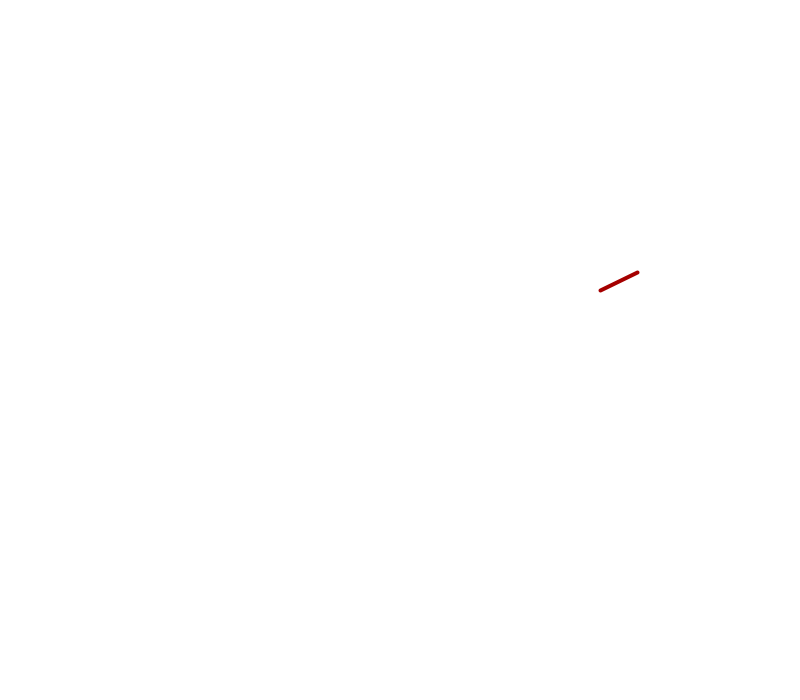
Frame 1 (no input)
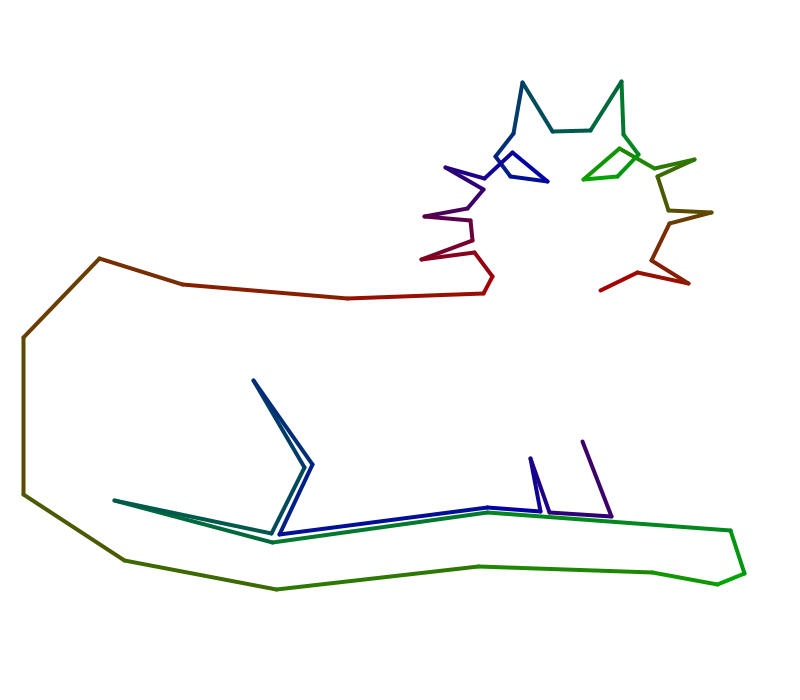
Frame 60 (the mouse pressed at the canvas centre just before this capture)
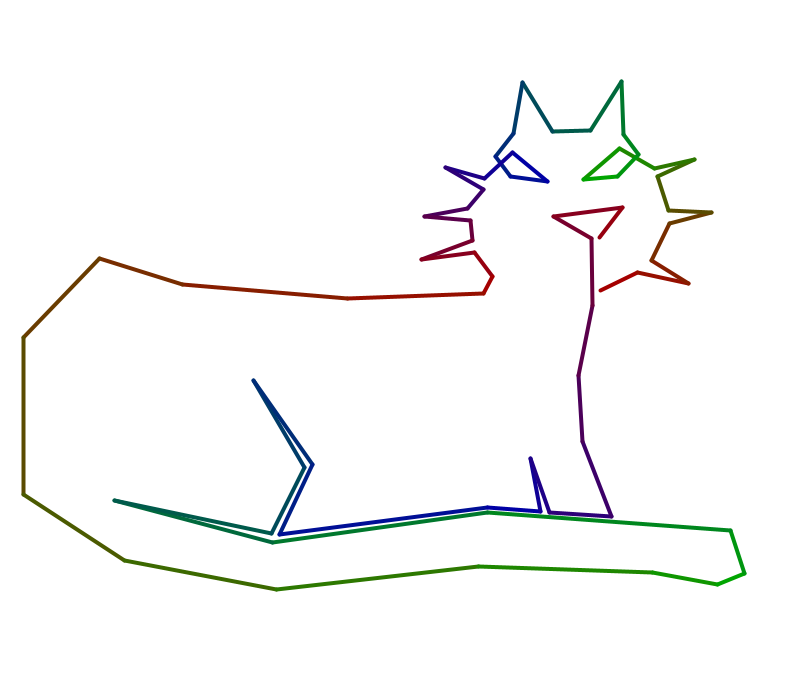
Frame 120 (the mouse held since frame 60 and released just before this capture)

The Processing sketch that drew these frames (run headless with seeded random() and noise(); from frame 60 on, the mouse is pressed at the canvas centre):

// Processing sketch: A22_Layered_Drawing_240310a
// ── A22_Layered_Drawing_240310a.pde
// Nathan Ellis 3/10/2024
// THE PLAN IS SIMPLE:
// create coordinate lists
// link number in list to frame count
// draw lines based on lists
// tell it to stop when it gets to the end of the lists
IntList drawX;
IntList drawY;
int strokeRed = 165;
int strokeGrn = 0;
int strokeBlu = 0;

void setup(){
  // initialize background
  size(800, 700);
  background(255);
}

void draw(){
  // initialize lists
  drawX = new IntList();
  drawX.append(600);
  drawX.append(637);
  drawX.append(688);
  drawX.append(651);
  drawX.append(669);
  drawX.append(711);
  drawX.append(668);
  drawX.append(657);
  drawX.append(694);
  drawX.append(654);
  drawX.append(619);
  drawX.append(583);
  drawX.append(617);
  drawX.append(638);
  drawX.append(623);
  drawX.append(621);
  drawX.append(590);
  drawX.append(552);
  drawX.append(522);
  drawX.append(513);
  drawX.append(495);
  drawX.append(510);
  drawX.append(547);
  drawX.append(512);
  drawX.append(484);
  drawX.append(445);
  drawX.append(483);
  drawX.append(467);
  drawX.append(424);
  drawX.append(470);
  drawX.append(472);
  drawX.append(421);
  drawX.append(474);
  drawX.append(492);
  drawX.append(483);
  drawX.append(347);
  drawX.append(182);
  drawX.append(99);
  drawX.append(23);
  drawX.append(23);
  drawX.append(124);
  drawX.append(276);
  drawX.append(478);
  drawX.append(652);
  drawX.append(717);
  drawX.append(744);
  drawX.append(730);
  drawX.append(487);
  drawX.append(272);
  drawX.append(114);
  drawX.append(271);
  drawX.append(304);
  drawX.append(253);
  drawX.append(312);
  drawX.append(279);
  drawX.append(487);
  drawX.append(540);
  drawX.append(530);
  drawX.append(549);
  drawX.append(611);
  drawX.append(582);
  drawX.append(578);
  drawX.append(592);
  drawX.append(591);
  drawX.append(553);
  drawX.append(622);
  drawX.append(599);
  
  drawY = new IntList();
  drawY.append(290);
  drawY.append(272);
  drawY.append(283);
  drawY.append(260);
  drawY.append(223);
  drawY.append(212);
  drawY.append(210);
  drawY.append(176);
  drawY.append(159);
  drawY.append(168);
  drawY.append(148);
  drawY.append(179);
  drawY.append(176);
  drawY.append(154);
  drawY.append(134);
  drawY.append(81);
  drawY.append(130);
  drawY.append(131);
  drawY.append(82);
  drawY.append(133);
  drawY.append(156);
  drawY.append(176);
  drawY.append(181);
  drawY.append(152);
  drawY.append(178);
  drawY.append(167);
  drawY.append(189);
  drawY.append(208);
  drawY.append(216);
  drawY.append(220);
  drawY.append(240);
  drawY.append(259);
  drawY.append(252);
  drawY.append(276);
  drawY.append(293);
  drawY.append(298);
  drawY.append(284);
  drawY.append(258);
  drawY.append(337);
  drawY.append(494);
  drawY.append(560);
  drawY.append(589);
  drawY.append(566);
  drawY.append(572);
  drawY.append(584);
  drawY.append(573);
  drawY.append(530);
  drawY.append(512);
  drawY.append(542);
  drawY.append(500);
  drawY.append(533);
  drawY.append(467);
  drawY.append(380);
  drawY.append(464);
  drawY.append(534);
  drawY.append(507);
  drawY.append(511);
  drawY.append(458);
  drawY.append(512);
  drawY.append(516);
  drawY.append(441);
  drawY.append(375);
  drawY.append(305);
  drawY.append(238);
  drawY.append(216);
  drawY.append(207);
  drawY.append(237);
  
  // stroke settings
  noFill();
  stroke(strokeRed, strokeGrn, strokeBlu);
  strokeWeight(4);
  
  // update stroke color
  if(strokeRed > 0 && strokeBlu == 0){
    strokeRed -= 15;
    strokeGrn += 15;
  } else if(strokeGrn > 0 && strokeRed == 0){
    strokeGrn -= 15;
    strokeBlu += 15;
  } else if(strokeBlu > 0 && strokeGrn == 0){
    strokeBlu -= 15;
    strokeRed += 15;
  }
  
  // draw cat
  if(frameCount < drawX.size() && frameCount < drawY.size()){
    line(drawX.get(frameCount-1), drawY.get(frameCount-1), drawX.get(frameCount), drawY.get(frameCount));
  }
  
  // output
  if (frameCount == drawX.size()-1){
    save("one_line_rainbow_cat.png");
  }
}
